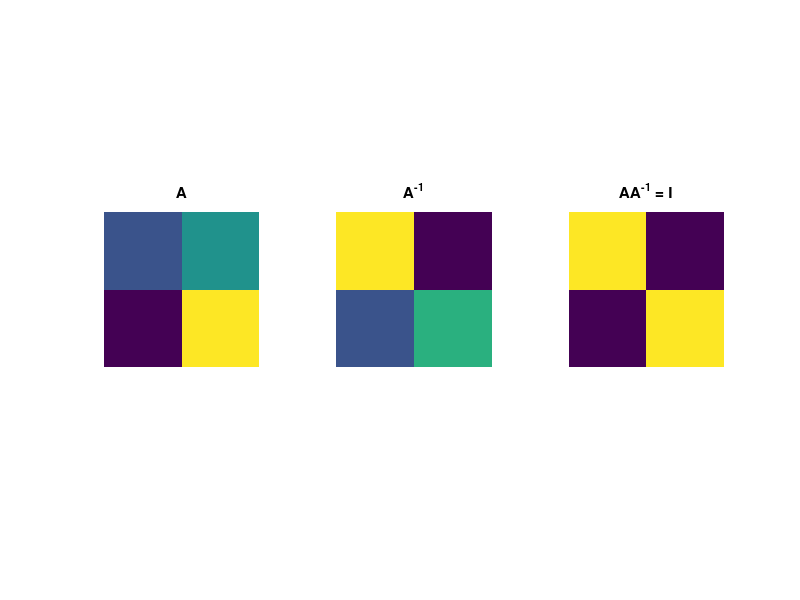
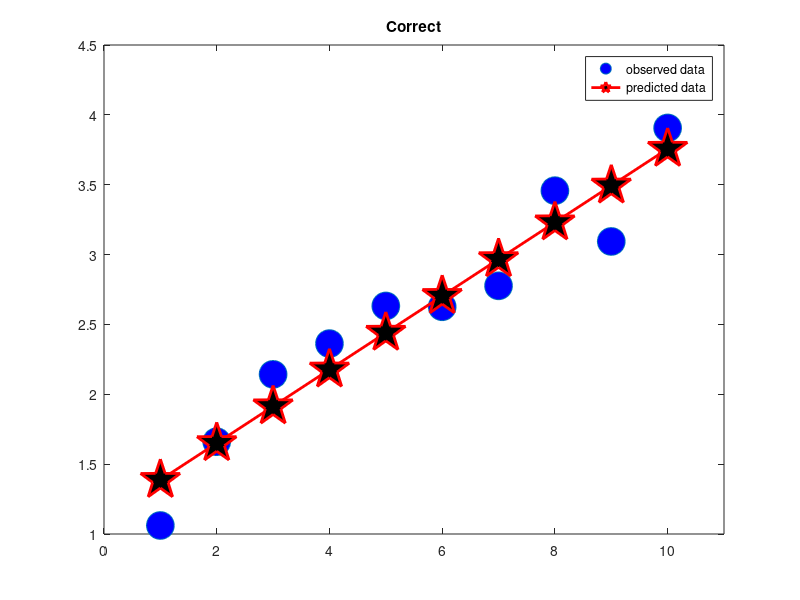

These figures' MATLAB source, in order: (Note: this script raises an error after producing the figures.)
%% mikexcohen.com

%% matrix inverse

A = [2 3; 1 5];
Ainv = inv(A);

figure(1), clf
subplot(131)
imagesc(A)
axis off, axis square
title('A')

subplot(132)
imagesc(Ainv)
axis off, axis square
title('A^-^1')

subplot(133)
imagesc(A*Ainv)
axis off, axis square
title('AA^-^1 = I')

%% psuedo-inverse

A = [2 3; 1 3];
A = [2 3; 2 3];

inv(A)
pinv(A)

%%


%% least-squares: a simple example

n = 10; % number of data points

% generate some data
b = linspace(1,3,10)' + rand(n,1);

% design matrix for an intercept and linear effect
A = [ ones(n,1) (1:n)' ];

% compute the parameters
x = (A'*A)\A'*b;

% compute the model-predicted data 
yHat = x(1)*A(:,1) + x(2)*A(:,2);

% and plot!
figure(2), clf
plot(1:n,b,'o','markerface','b','markersize',20)
hold on
plot(1:n,yHat,'rp-','linew',2,'markersize',30,'markerface','k')
title('Correct')

set(gca,'xlim',[0 n+1],'ylim',[1 4.5])
legend({'observed data';'predicted data'})

%% load EEG data and extract reaction times in ms

load sampleEEGdata.mat

rts = zeros(size(EEG.epoch));

% loop over trials
for ei=1:EEG.trials
    
    % find the index corresponding to time=0, i.e., trial onset
    [~,zeroloc] = min(abs( cell2mat(EEG.epoch(ei).eventlatency) ));
    
    % reaction time is the event after the trial onset
    rts(ei) = EEG.epoch(ei).eventlatency{zeroloc+1};
end

% create design matrix
A = [ ones(EEG.trials,1) rts' ];

%% define convolution parameters for time-frequency analysis

freqrange = [2 20]; % extract only these frequencies (in Hz)
numfrex   = 30;     % number of frequencies between lowest and highest


% set up convolution parameters
wavtime = -2:1/EEG.srate:2;
frex    = linspace(freqrange(1),freqrange(2),numfrex);
nData   = EEG.pnts*EEG.trials;
nKern   = length(wavtime);
nConv   = nData + nKern - 1;
halfwav = (length(wavtime)-1)/2;
nCyc    = logspace(log10(4),log10(12),numfrex);

% create wavelets
cmwX = zeros(numfrex,nConv);
for fi=1:numfrex
    
    % create time-domain wavelet
    s   = nCyc(fi) / (2*pi*frex(fi));
    cmw = exp(2*1i*pi*frex(fi).*wavtime) .* exp( (-wavtime.^2) / (2*s.^2) );
    
    % compute fourier coefficients of wavelet and normalize
    cmwX(fi,:) = fft(cmw,nConv);
    cmwX(fi,:) = cmwX(fi,:) ./ max(cmwX(fi,:));
end


% initialize time-frequency output matrix
tf = zeros(numfrex,EEG.pnts);
tf3d = zeros(numfrex,EEG.pnts,EEG.trials);

% compute Fourier coefficients of EEG data (doesn't change over frequency!)
eegX = fft( reshape(EEG.data(47,:,:),1,[]) ,nConv);

% loop over frequencies
for fi=1:numfrex
    
    % second and third steps of convolution
    as = ifft( cmwX(fi,:).*eegX ,nConv );
    
    % cut wavelet back to size of data
    as = as(halfwav+1:end-halfwav);
    as = reshape(as,EEG.pnts,EEG.trials);
    
    % extract power from all trials
    tf3d(fi,:,:) = abs(as).^2;
    
end % end frequency loop

%% now compute correlations

% reshape the 3D matrix to 2D
tf2d = reshape(tf3d,numfrex*EEG.pnts,EEG.trials)';

% the 2D matrix can be used in a single least squares equation
x = (A'*A)\A'*tf2d;
covmat = reshape(x(2,:),numfrex,EEG.pnts); % demushing

%% show the design and data matrices

figure(3), clf

ax1_h = axes;
set(ax1_h,'Position',[.05 .1 .1 .8])
imagesc(A)
set(ax1_h,'xtick',1:2,'xticklabel',{'Int';'RTs'},'ydir','norm')
ylabel('Trials')


ax2_h = axes;
set(ax2_h,'Position',[.25 .1 .7 .8])
imagesc(tf2d)
set(ax2_h,'ydir','norm','clim',[0 20])
ylabel('Trials')
xlabel('Timefrequency')

colormap gray

%% show the results

figure(4), clf

% show time-frequency map of regressors
contourf(EEG.times,frex,covmat,40,'linecolor','none')
xlabel('Time (ms)'), ylabel('Frequency (Hz)')
set(gca,'xlim',[-200 1200],'clim',[-.012 .012])

%%
